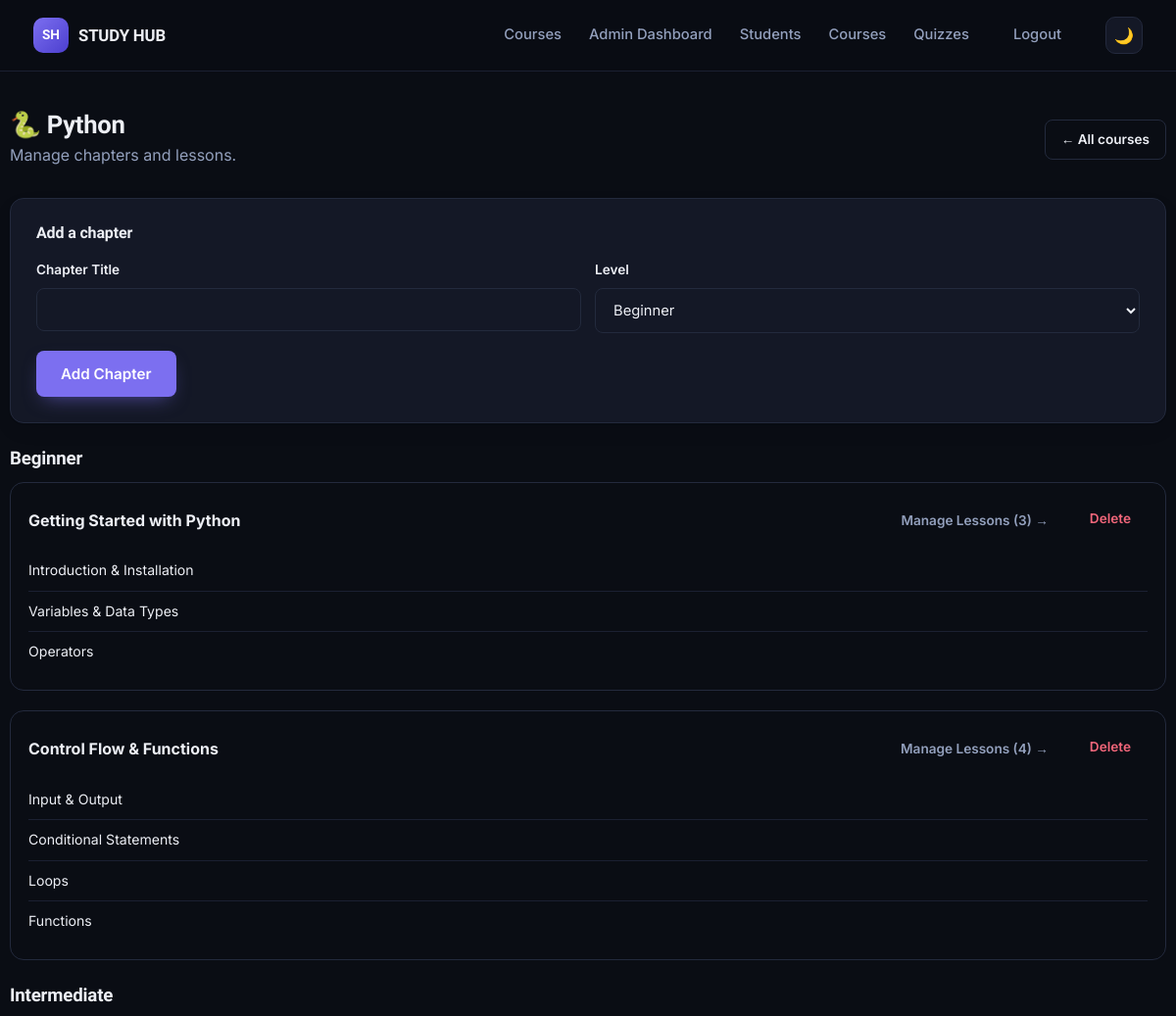
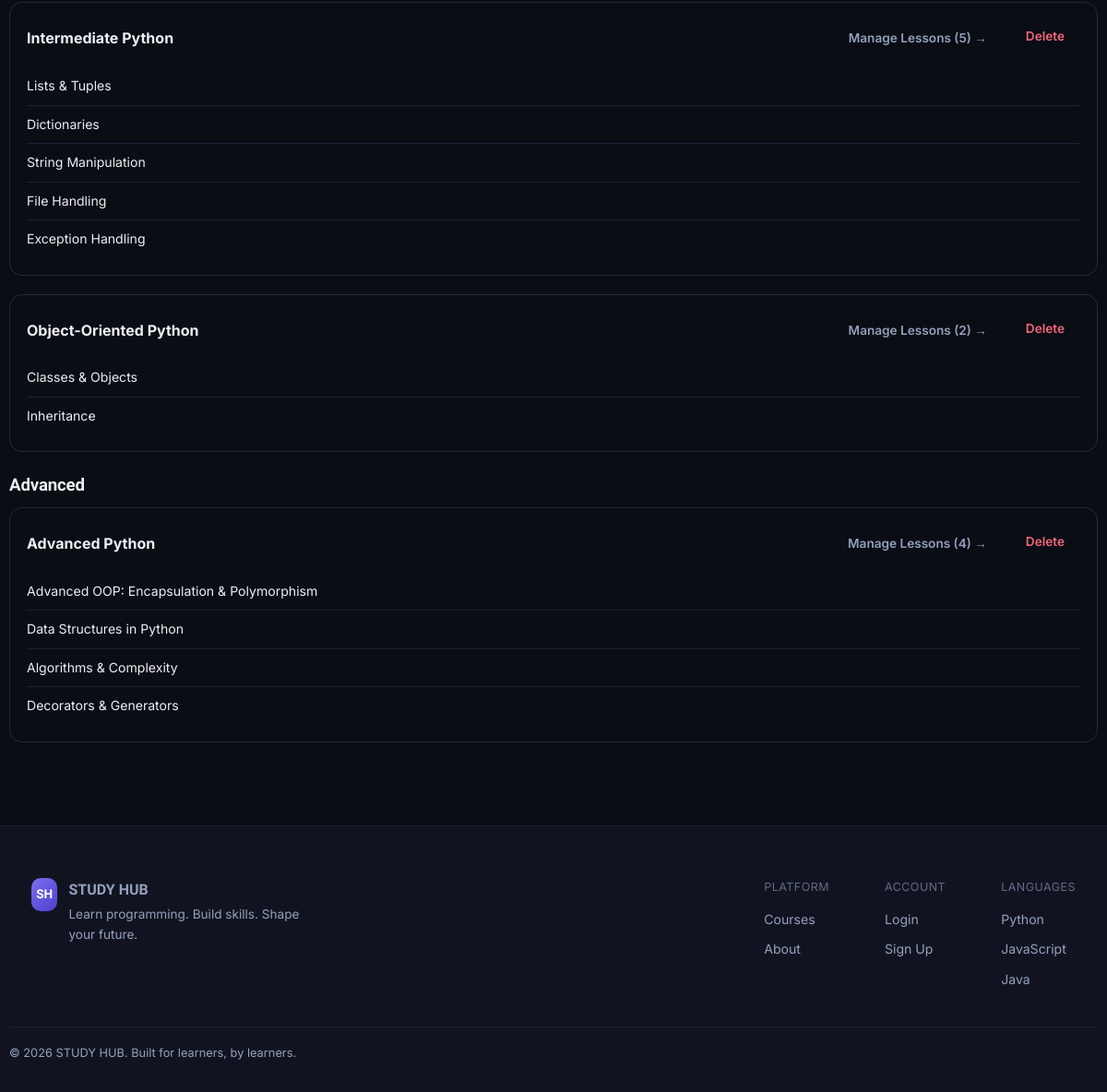
The page /admin/courses/1/chapters (signed in) on the database its author committed (2 pictures, top to bottom).
### models.py (models this page shows, shortened)
class Course(db.Model):
    __tablename__ = "courses"
    id = db.Column(db.Integer, primary_key=True)
    name = db.Column(db.String(80), nullable=False)
    slug = db.Column(db.String(80), unique=True, nullable=False)
    icon = db.Column(db.String(10), default="💻")
    tagline = db.Column(db.String(160), default="")
    description = db.Column(db.Text, default="")
    order = db.Column(db.Integer, default=0)
    chapters = db.relationship("Chapter", backref="course", lazy=True,
                                order_by="Chapter.order", cascade="all, delete-orphan")
    def chapters_for_level(self, level):
        return [c for c in self.chapters if c.level == level]

class Chapter(db.Model):
    __tablename__ = "chapters"
    id = db.Column(db.Integer, primary_key=True)
    course_id = db.Column(db.Integer, db.ForeignKey("courses.id"), nullable=False)
    level = db.Column(db.String(20), nullable=False)  # beginner / intermediate / advanced
    title = db.Column(db.String(120), nullable=False)
    order = db.Column(db.Integer, default=0)
    lessons = db.relationship("Lesson", backref="chapter", lazy=True,
                               order_by="Lesson.order", cascade="all, delete-orphan")
    quiz = db.relationship("Quiz", backref="chapter", lazy=True, uselist=False,
                            cascade="all, delete-orphan")

class Lesson(db.Model):
    __tablename__ = "lessons"
    id = db.Column(db.Integer, primary_key=True)
    chapter_id = db.Column(db.Integer, db.ForeignKey("chapters.id"), nullable=False)
    title = db.Column(db.String(140), nullable=False)
    slug = db.Column(db.String(160), nullable=False)
    order = db.Column(db.Integer, default=0)
    explanation = db.Column(db.Text, default="")
    syntax = db.Column(db.Text, default="")
    code_example = db.Column(db.Text, default="")
    output_example = db.Column(db.Text, default="")
    notes = db.Column(db.Text, default="")
    common_mistakes = db.Column(db.Text, default="")
    practice_questions = db.Column(db.Text, default="")  # newline separated

### app.py (the view)
@app.route("/admin/courses/<int:course_id>/chapters")
@admin_required
def admin_chapters(course_id):
    course = Course.query.get_or_404(course_id)
    return render_template("admin/chapters.html", course=course, levels=LEVELS)

### app.py (called while the page is built)
@login_manager.user_loader
def load_user(user_id):
    if user_id.startswith("student-"):
        return Student.query.get(int(user_id.split("-", 1)[1]))
    if user_id.startswith("admin-"):
        return Admin.query.get(int(user_id.split("-", 1)[1]))
    return None

def admin_required(fn):
    @wraps(fn)
    def wrapper(*args, **kwargs):
        if not current_user.is_authenticated or not isinstance(current_user, Admin):
            flash("Admin login required.", "error")
            return redirect(url_for("admin_login"))
        return fn(*args, **kwargs)
    return wrapper

@app.context_processor
def inject_globals():
    return {"current_year": datetime.utcnow().year}

### templates/admin/chapters.html (shortened to what this page needs)
{% extends "base.html" %}
{% block content %}
<div class="container admin-shell">
  <div class="admin-head">
    <div><h1>{{ course.icon }} {{ course.name }}</h1><p style="margin:0;">Manage chapters and lessons.</p></div>
    <a href="{{ url_for('admin_courses') }}" class="btn btn-secondary btn-sm">← All courses</a>
  </div>
  <div class="card admin-panel">
    <h3>Add a chapter</h3>
    <form method="POST" action="{{ url_for('admin_chapter_add', course_id=course.id) }}">
      <div class="field-row">
        <div class="field"><label>Chapter Title</label><input type="text" name="title" required></div>
        <div class="field">
          <label>Level</label>
          <select name="level">
            {% for lvl in levels %}<option value="{{ lvl }}">{{ lvl|capitalize }}</option>{% endfor %}
          </select>
        </div>
      </div>
      <button type="submit" class="btn btn-primary">Add Chapter</button>
    </form>
  </div>
  {% for lvl in levels %}
    {% set chapters = course.chapters_for_level(lvl) %}
    {% if chapters %}
    <h3 style="margin:26px 0 12px; text-transform:capitalize;">{{ lvl }}</h3>
    {% for chapter in chapters %}
    <div class="chapter-admin-block">
      <div class="chdr">
        <strong>{{ chapter.title }}</strong>
        <div class="row-actions">
          <a href="{{ url_for('admin_lessons', chapter_id=chapter.id) }}" class="btn btn-ghost btn-sm">Manage Lessons ({{ chapter.lessons|length }}) →</a>
          <form method="POST" action="{{ url_for('admin_chapter_delete', chapter_id=chapter.id) }}" class="inline-form" onsubmit="return confirm('Delete this chapter and its lessons?');">
            <button type="submit" class="btn btn-ghost btn-sm" style="color:var(--danger);">Delete</button>
          </form>
        </div>
      </div>
      <ul class="mini-list">
        {% for lesson in chapter.lessons %}
        <li>{{ lesson.title }}</li>
        {% else %}
        <li style="color:var(--text-muted);">No lessons yet.</li>
        {% endfor %}
      </ul>
    </div>
    {% endfor %}
    {% endif %}
  {% endfor %}
</div>
{% endblock %}

### static/css/style.css (style rules this page uses)
:root { --font-display: "Sora", sans-serif; --font-body: "Inter", sans-serif; --font-mono: "JetBrains Mono", monospace; --radius-sm: 8px; --radius-md: 14px; --radius-lg: 22px; --accent: #7C6FF0; --accent-2: #34D3B0; --accent-3: #F0B84F; --danger: #F1667A; --shadow-card: 0 1px 2px rgba(10, 12, 20, 0.04), 0 8px 24px -12px rgba(10, 12, 20, 0.35); --shadow-pop: 0 20px 60px -20px rgba(20, 10, 60, 0.45); --transition: 160ms cubic-bezier(.4,0,.2,1); }
html[data-theme="dark"] { --bg: #0A0D14; --bg-elevated: #111420; --bg-card: #141826; --bg-card-hover: #181D2E; --border: #232A3D; --border-soft: #1B2032; --text-primary: #EDEFF5; --text-secondary: #93A0BD; --text-muted: #616B85; --code-bg: #0D1017; --nav-bg: rgba(10, 13, 20, 0.82); }
* { box-sizing: border-box; }
html { scroll-behavior: smooth; }
body { margin: 0; background: var(--bg); color: var(--text-primary); font-family: var(--font-body); line-height: 1.6; -webkit-font-smoothing: antialiased; transition: background var(--transition), color var(--transition); }
h1, h2, h3, h4 { font-family: var(--font-display); font-weight: 700; line-height: 1.15; margin: 0 0 .5em; letter-spacing: -0.01em; }
p { color: var(--text-secondary); margin: 0 0 1em; }
a { color: inherit; text-decoration: none; }
button { font-family: inherit; cursor: pointer; }
.container { max-width: 1180px; margin: 0 auto; padding: 0 24px; }
.btn { display: inline-flex; align-items: center; justify-content: center; gap: 8px; padding: 13px 24px; border-radius: var(--radius-sm); font-weight: 600; font-size: 0.95rem; border: 1px solid transparent; transition: transform var(--transition), background var(--transition), border-color var(--transition), box-shadow var(--transition); white-space: nowrap; }
.btn-primary { background: var(--accent); color: #fff; box-shadow: 0 8px 20px -8px rgba(124, 111, 240, 0.6); }
.btn-secondary { background: transparent; color: var(--text-primary); border-color: var(--border); }
.btn-ghost { background: transparent; color: var(--text-secondary); border-color: transparent; }
.btn-sm { padding: 9px 16px; font-size: 0.85rem; }
.card { background: var(--bg-card); border: 1px solid var(--border); border-radius: var(--radius-md); box-shadow: var(--shadow-card); transition: transform var(--transition), border-color var(--transition), background var(--transition); }
.field { margin-bottom: 18px; }
.field label { display: block; font-size: 0.85rem; font-weight: 600; margin-bottom: 7px; }
.field input, .field select, .field textarea { width: 100%; padding: 12px 14px; border-radius: var(--radius-sm); border: 1px solid var(--border); background: var(--bg-card); color: var(--text-primary); font-family: inherit; font-size: 0.92rem; transition: border-color var(--transition), box-shadow var(--transition); }
.field-row { display: grid; grid-template-columns: 1fr 1fr; gap: 14px; }
.admin-shell { padding: 40px 0 70px; }
.admin-head { display: flex; justify-content: space-between; align-items: center; margin-bottom: 30px; flex-wrap: wrap; gap: 14px; }
.admin-head h1 { font-size: 1.6rem; margin-bottom: 4px; }
.inline-form { display: inline; }
.row-actions { display: flex; gap: 8px; }
.admin-panel { padding: 26px; margin-bottom: 24px; }
.admin-panel h3 { font-size: 1rem; margin-bottom: 18px; }
.chapter-admin-block { margin-bottom: 20px; padding: 18px; border: 1px solid var(--border); border-radius: var(--radius-md); }
.chapter-admin-block .chdr { display: flex; justify-content: space-between; align-items: center; margin-bottom: 10px; }
.mini-list { list-style: none; padding: 0; margin: 0; }
.mini-list li { display: flex; justify-content: space-between; align-items: center; padding: 9px 0; border-bottom: 1px solid var(--border-soft); font-size: 0.88rem; }
.mini-list li:last-child { border-bottom: none; }

### rows shown on the page
Course: icon "🐍", name "Python"
Chapter: title "Getting Started with Python", lessons|length "3"
Lesson: title "Introduction & Installation"
Lesson: title "Variables & Data Types"
Lesson: title "Operators"
Chapter: title "Control Flow & Functions", lessons|length "4"
Lesson: title "Input & Output"
Lesson: title "Conditional Statements"
Lesson: title "Loops"
Lesson: title "Functions"
Chapter: title "Intermediate Python", lessons|length "5"
Lesson: title "Lists & Tuples"
Lesson: title "Dictionaries"
Lesson: title "String Manipulation"
Lesson: title "File Handling"
Lesson: title "Exception Handling"
Chapter: title "Object-Oriented Python", lessons|length "2"
Lesson: title "Classes & Objects"
Lesson: title "Inheritance"
Chapter: title "Advanced Python", lessons|length "4"
Lesson: title "Advanced OOP: Encapsulation & Polymorphism"
Lesson: title "Data Structures in Python"
Lesson: title "Algorithms & Complexity"
Lesson: title "Decorators & Generators"

### other values the page prints
{{ lvl }} "Beginner" "Intermediate" "Advanced"
form field level "Beginner"
